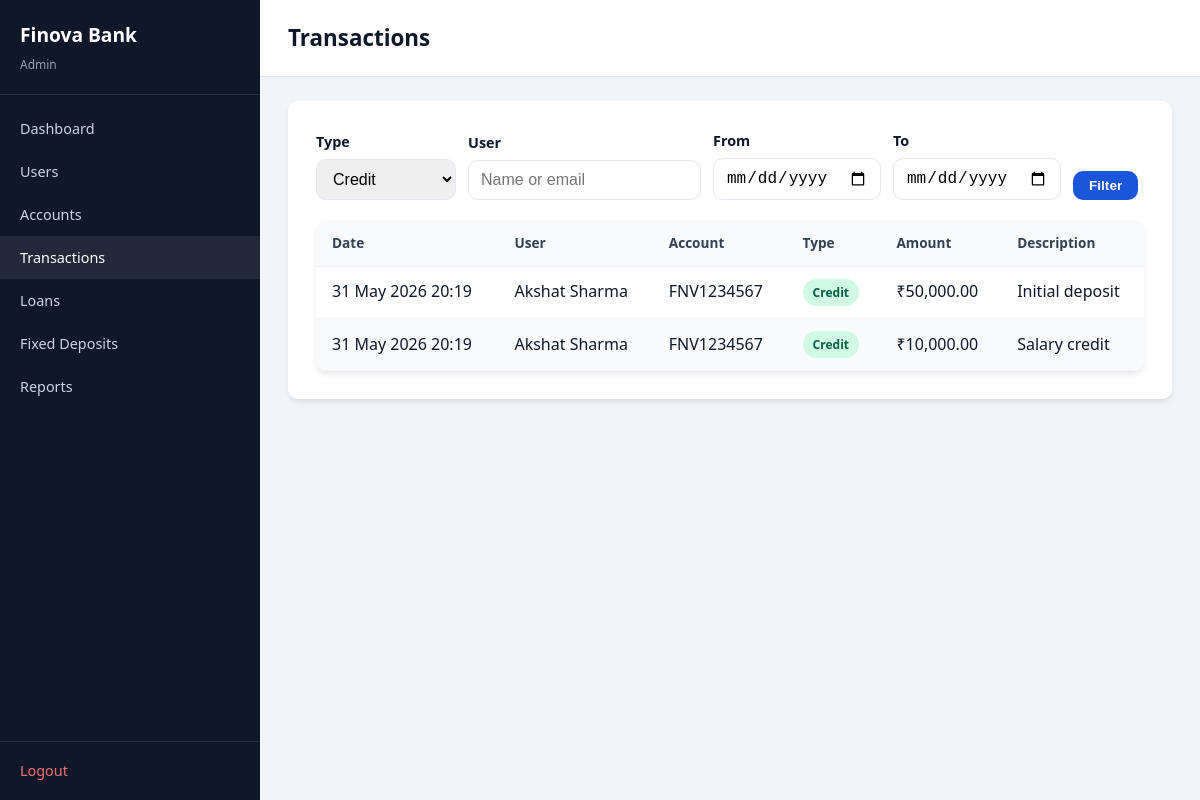
Screenshot of /admin/transactions.php?type=credit (signed in) with the database file from the repository.
### tables this page shows
CREATE TABLE transactions (
    id               INT AUTO_INCREMENT PRIMARY KEY,
    account_id       INT NOT NULL,
    transaction_type ENUM('credit','debit','transfer') NOT NULL,
    amount           DECIMAL(12,2) NOT NULL,
    description      VARCHAR(255),
    transaction_date TIMESTAMP DEFAULT CURRENT_TIMESTAMP,
    status           ENUM('success','failed','pending') DEFAULT 'success',
    FOREIGN KEY (account_id) REFERENCES accounts(id) ON DELETE CASCADE
);

CREATE TABLE users (
    id            INT AUTO_INCREMENT PRIMARY KEY,
    full_name     VARCHAR(100) NOT NULL,
    email         VARCHAR(100) NOT NULL UNIQUE,
    phone         VARCHAR(15) DEFAULT NULL,
    password      VARCHAR(255) DEFAULT NULL,
    google_id     VARCHAR(100) DEFAULT NULL,
    profile_pic   VARCHAR(255) DEFAULT NULL,
    auth_provider ENUM('local','google') DEFAULT 'local',
    address       TEXT,
    date_joined   TIMESTAMP DEFAULT CURRENT_TIMESTAMP,
    status        ENUM('active','frozen','inactive') DEFAULT 'active'
);

CREATE TABLE accounts (
    id           INT AUTO_INCREMENT PRIMARY KEY,
    user_id      INT NOT NULL,
    account_no   VARCHAR(20) NOT NULL UNIQUE,
    account_type ENUM('savings','current','salary') DEFAULT 'savings',
    balance      DECIMAL(12,2) DEFAULT 0.00,
    open_date    DATE NOT NULL,
    status       ENUM('active','frozen','closed') DEFAULT 'active',
    FOREIGN KEY (user_id) REFERENCES users(id) ON DELETE CASCADE
);

### includes/functions.php (called while the page is built, shortened)
<?php
function formatINR($amount)
{
    return '₹' . number_format((float) $amount, 2);
}
function e($str)
{
    return htmlspecialchars((string) $str, ENT_QUOTES, 'UTF-8');
}
function badgeClass($status)
{
    $map = [
        'active' => 'badge-success',
        'success' => 'badge-success',
        'credit' => 'badge-success',
        'approved' => 'badge-info',
        'pending' => 'badge-warning',
        'frozen' => 'badge-danger',
        'rejected' => 'badge-danger',
        'debit' => 'badge-danger',
        'failed' => 'badge-danger',
        'closed' => 'badge-secondary',
        'paid' => 'badge-success',
        'overdue' => 'badge-danger',
        'matured' => 'badge-success',
    ];
    return $map[strtolower($status)] ?? 'badge-secondary';
}

### admin/transactions.php (the view, shortened to what this page needs)
<?php
require_once __DIR__ . '/../config/db.php';
require_once __DIR__ . '/../includes/functions.php';
$date_from = $_GET['date_from'] ?? '';
$date_to = $_GET['date_to'] ?? '';
$type = $_GET['type'] ?? 'all';
$user_search = trim($_GET['user'] ?? '');
$sql = 'SELECT t.*, a.account_no, u.full_name FROM transactions t
    JOIN accounts a ON t.account_id = a.id JOIN users u ON a.user_id = u.id WHERE 1=1';
if ($type !== 'all') $sql .= " AND t.transaction_type = '" . $conn->real_escape_string($type) . "'";
$sql .= ' ORDER BY t.transaction_date DESC LIMIT 100';
$rows = $conn->query($sql);
include __DIR__ . '/../includes/panel_header.php';
?>
<div class="card">
    <form method="GET" class="filter-bar">
        <div class="form-group"><label>Type</label>
            <select name="type"><option value="all">All</option>
                <option value="credit" <?= $type==='credit'?'selected':'' ?>>Credit</option>
            </select>
        </div>
        <div class="form-group"><label>User</label><input type="text" name="user" value="<?= e($user_search) ?>" placeholder="Name or email"></div>
        <div class="form-group"><label>From</label><input type="date" name="date_from" value="<?= e($date_from) ?>"></div>
        <div class="form-group"><label>To</label><input type="date" name="date_to" value="<?= e($date_to) ?>"></div>
        <button type="submit" class="btn btn-primary btn-sm">Filter</button>
    </form>
    <div class="table-wrap">
        <table>
            <thead><tr><th>Date</th><th>User</th><th>Account</th><th>Type</th><th>Amount</th><th>Description</th></tr></thead>
            <tbody>
            <?php while ($t = $rows->fetch_assoc()): ?>
                <tr>
                    <td><?= e(date('d M Y H:i', strtotime($t['transaction_date']))) ?></td>
                    <td><?= e($t['full_name']) ?></td>
                    <td><?= e($t['account_no']) ?></td>
                    <td><span class="badge <?= badgeClass($t['transaction_type']) ?>"><?= e($t['transaction_type']) ?></span></td>
                    <td><?= formatINR($t['amount']) ?></td>
                    <td><?= e($t['description']) ?></td>
                </tr>
            <?php endwhile; ?>
            </tbody>
        </table>
    </div>
</div>
<?php include __DIR__ . '/../includes/panel_footer.php'; ?>

### css/style.css (style rules this page uses)
:root { --primary: #1a56db; --primary-dark: #1341a8; --primary-light: #3b82f6; --secondary: #0ea5e9; --accent: #06b6d4; --gold: #c9a227; --success: #059669; --danger: #dc2626; --warning: #d97706; --info: #2563eb; --gray-50: #f8fafc; --gray-100: #f1f5f9; --gray-200: #e2e8f0; --gray-500: #64748b; --gray-700: #334155; --gray-900: #0f172a; --navy: #0c1929; --navy-light: #132337; --radius: 10px; --radius-lg: 16px; --shadow: 0 4px 6px -1px rgb(0 0 0 / 0.1); --shadow-lg: 0 20px 40px -12px rgb(15 23 42 / 0.18); --font-sans: 'DM Sans', 'Segoe UI', system-ui, sans-serif; --font-display: 'Playfair Display', Georgia, serif; }
* { box-sizing: border-box; margin: 0; padding: 0; }
body { font-family: var(--font-sans); color: var(--gray-900); background: var(--gray-50); line-height: 1.6; }
.btn { display: inline-block; padding: 10px 20px; border-radius: var(--radius); border: none; cursor: pointer; font-size: 0.95rem; font-weight: 600; text-align: center; transition: background 0.2s ease, color 0.2s ease, border-color 0.2s ease, transform 0.15s ease; }
.btn-primary { background: var(--primary); color: #fff; }
.btn-sm { padding: 7px 16px; font-size: 0.85rem; }
.card { background: #fff; border-radius: var(--radius); box-shadow: var(--shadow); padding: 28px; margin-bottom: 24px; }
.form-group { margin-bottom: 16px; }
.form-group label { display: block; margin-bottom: 6px; font-weight: 600; font-size: 0.9rem; }
.form-group input, .form-group select, .form-group textarea { width: 100%; padding: 10px 12px; border: 1px solid var(--gray-200); border-radius: var(--radius); font-size: 1rem; }
.panel-body { background: var(--gray-100); }
.table-wrap { overflow-x: auto; background: #fff; border-radius: var(--radius); box-shadow: var(--shadow); }
table { width: 100%; border-collapse: collapse; }
th, td { padding: 12px 16px; text-align: left; border-bottom: 1px solid var(--gray-100); }
th { background: var(--gray-50); font-weight: 600; font-size: 0.85rem; color: var(--gray-700); }
tbody tr:nth-child(even) { background: var(--gray-50); }
.badge { display: inline-block; padding: 4px 10px; border-radius: 20px; font-size: 0.75rem; font-weight: 600; text-transform: capitalize; }
.badge-success { background: #d1fae5; color: #065f46; }
.filter-bar { display: flex; flex-wrap: wrap; gap: 12px; margin-bottom: 20px; align-items: flex-end; }
.filter-bar .form-group { margin-bottom: 0; min-width: 140px; }

### rows the page displays
transactions: transaction_date "31 May 2026 20:19", users.full_name "Akshat Sharma", account.account_no "FNV1234567", transaction_type "Credit", amount "₹50,000.00", description "Initial deposit"
transactions: transaction_date "31 May 2026 20:19", users.full_name "Akshat Sharma", account.account_no "FNV1234567", transaction_type "Credit", amount "₹10,000.00", description "Salary credit"

### other values shown
$item[0] "Dashboard"
$item[0] "Users"
$item[0] "Accounts"
$item[0] "Transactions"
$item[0] "Loans"
$item[0] "Fixed Deposits"
$item[0] "Reports"
$page_title "Transactions"
